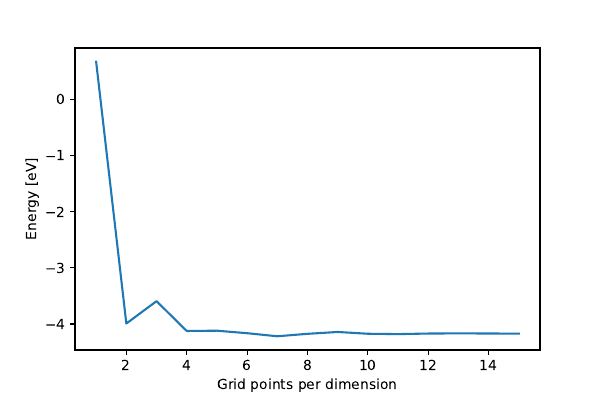

Generate this figure with Python:
#%%
from ase.build import bulk
from ase.db import connect
from ase import Atom, atoms
from ase.io import Trajectory, read
from ase.calculators.eam import EAM
import numpy as np
from matplotlib import pyplot as plt
from gpaw import GPAW, PW

atoms = bulk('Al', 'fcc', a=a_best)

energy = np.zeros(15)

for i in range(15):
    calc = GPAW(mode=PW(300), kpts=(i+1, i+1, i+1))

    atoms.set_calculator(calc)
    energy[i]=atoms.get_potential_energy()

# %%
plt.plot(range(1,16),energy)
plt.xlabel('Grid points per dimension')
plt.ylabel('Energy [eV]')
plt.savefig('Task6.pdf')
# %%

calc = GPAW(mode=PW(50), kpts=(10, 10, 10))

atoms.set_calculator(calc)
energy[i]=atoms.get_potential_energy()

calc.write('al_bulk.gpw')


#%%
from ase.dft.dos import DOS
from gpaw import restart
# from ase.calculators.test import FreeElectrons


atoms, calc = restart('al_bulk.gpw')

# calc = GPAW('groundstate.gpw')
# kpts={'size': (10, 10, 10)}
kpts=(10, 10, 10)
calc.set(kpts = kpts , fixdensity = True)
atoms.set_calculator(calc)
dos = DOS(calc, npts=500, width=0)
energies = dos.get_energies()
weights = dos.get_dos()
plt.figure(figsize=(8,6))
plt.plot(energies, weights,label='Al bulk')

m_e=5.110e5     #eV/c^2
hbar=6.582e-16  #eVs
c_0=3e18        #Å/s
k_bT=25e-3      #eV

freeDOS=atoms.get_volume()/(2*np.pi**2)*(2*m_e/hbar**2/c_0**2)**(3/2)*np.sqrt(energies-energies[0])
fermi_dirac=1/(np.exp((energies-calc.get_fermi_level())/k_bT)+1)
plt.plot(energies,freeDOS*fermi_dirac,'--',label='Free electron gas')
plt.legend()
plt.show()

n=(calc.get_fermi_level()*2*m_e/c_0**2/hbar**2)**(3/2)/(3*np.pi**2)


# %%
